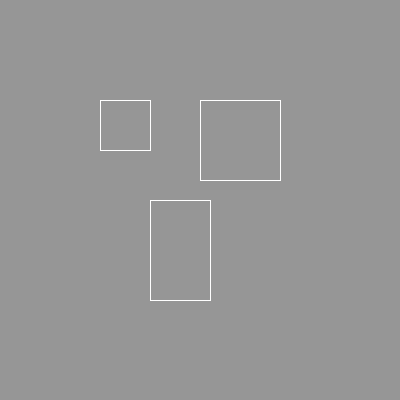
Frame 1 (no input)
Frame 60 (the mouse pressed at the canvas centre just before this capture): identical to frame 1, image omitted
Frame 120 (the mouse held since frame 60 and released just before this capture): identical to frame 1, image omitted

The Processing sketch that drew this single still picture (run headless with seeded random() and noise(); from frame 60 on, the mouse is pressed at the canvas centre):

// Processing sketch: Exercise_9_8_making_interactive_buttons
// ── Exercise_9_8_making_interactive_buttons.pde
Button[] buttons = new Button[10];

void setup(){
size(400,400);
buttons[0] = new Button(100,100,50,50);
buttons[1] = new Button(200,100,80,80);
buttons[2] = new Button(150,200,60,100);

}

void draw(){
background(150);
buttons[0].buttonSwitch(false);
buttons[0].drawButton();
buttons[1].buttonSwitch(false);
buttons[1].drawButton();
buttons[2].buttonSwitch(false);
buttons[2].drawButton();


}

// ── Button.pde
class Button {          //Our Button class (global)
  int x;
  int y;
  int w;
  int h;
  boolean on;



  //Button Constructor
  Button(int x, int y, int w, int h) {
    this.x = x;
    this.y = y;
    this.w = w;
    this.h = h;
  }

  void drawButton() {

    stroke(255);
    rect(x, y, w, h);
  }
  //Kontakt som tænder/slukker når man trykker på knappen
  void buttonSwitch(boolean on) {
    this.on = on;
    if (mouseX > x && mouseX < x + w && mouseY > y && mouseY < y + h && mousePressed == true) {
      fill(random(255), random(255), random(255));
    } else {
      fill(150);
    }
  }
  /*if (mouseX > x && mouseX < x + w && mouseY > y && mouseY < y + h) {
   fill(255);
   } else {
   fill(150);
   }*/
}
